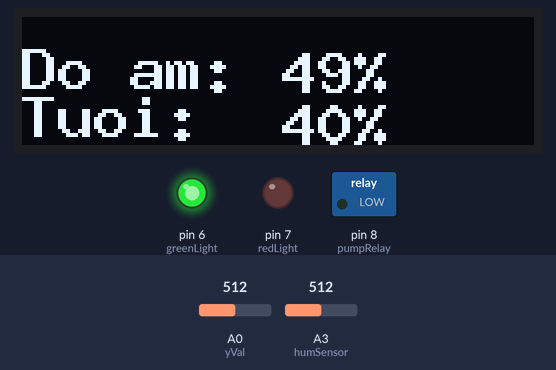
This sketch was run on a simulated Arduino Uno, built with avr-gcc and run on an emulated ATmega328P. Shown: 128×32 one-colour display, switched loads named in the sketch (green lamp = pin HIGH), output pins drawn as LEDs (lit = HIGH). The inputs (shaded band) are chosen by the test bench; at power-on: A0 (yVal) = 512, A3 (humSensor) = 512. What the sketch prints to the serial monitor is not drawn.

Above: at 1.2 s.
1.3 s: A0 (yVal) set to 312
2.8 s: A0 (yVal) set to 287
At 5.59 s:
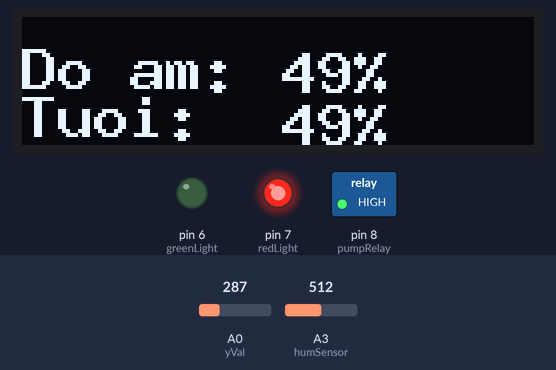
5.8 s: A3 (humSensor) set to 710
At 6.18 s:
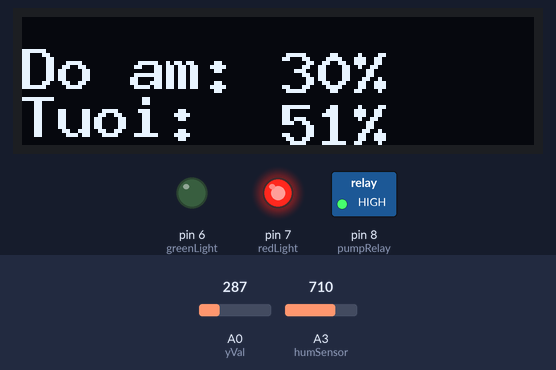
7.5 s: A3 (humSensor) set to 690
At 7.95 s:
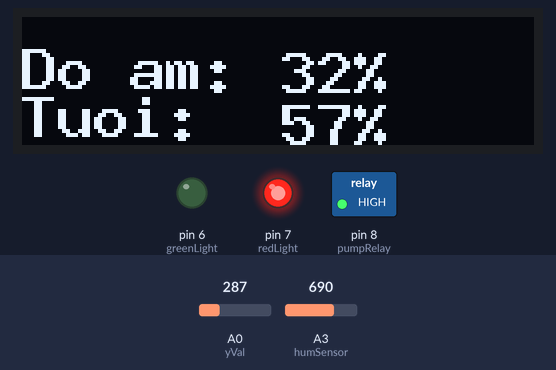
9.3 s: A3 (humSensor) set to 511
At 9.73 s:
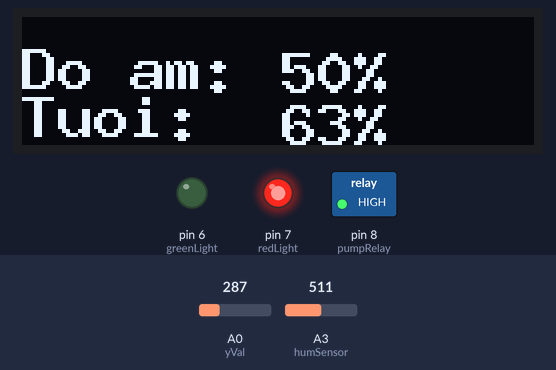
11.0 s: A0 (yVal) set to 710
At 11.81 s:
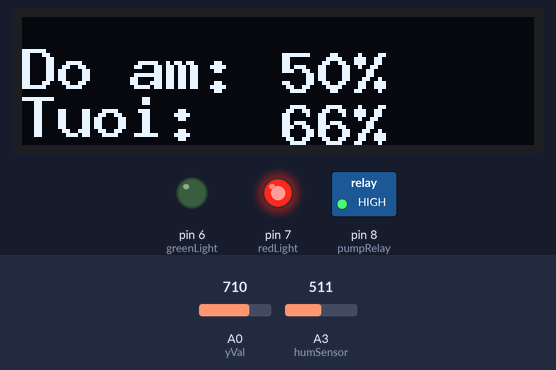
Timing chart, 0 to 14.0 s (numbered marks = the images above; inputs shaded):
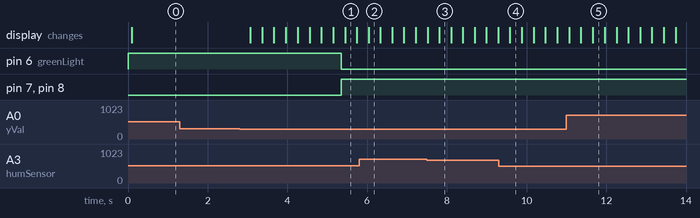

Measured:
- the behaviour switches between 301 and 300 on A0 (yVal) (found by bisection; images 0 and 1)
- after the input at 1.3 s, every drawn part: stays the same
- after the input at 2.8 s, pin 6 (greenLight): HIGH → LOW after 2.6 s; pin 7 (redLight), pin 8 (pumpRelay): LOW → HIGH after 2.6 s; the display: first changes after 0.27 s (image 1 shows a later state)

The sketch:

code.ino
```cpp
/*
CONNECTION:
X Joystick        - A0
Y Joystick        - A1\\
HUMIDITY SENSOR   - A2
RED LED           - D7
GREEN LED         - D6
PUMP RELAY        - D8
*/

// #include <LiquidCrystal_I2C.h>
// LiquidCrystal_I2C lcd(0x27, 16, 2);
#include "U8glib.h"
U8GLIB_SSD1306_128X32 u8g(U8G_I2C_OPT_NONE);

int xVal = A1;
int yVal = A0;
int wateringLevel = 40;
int humSensor = A3;
bool flag100 = false;
bool flag100level = false;
int delayTime = 200;
int redLight = 7;
int greenLight = 6;
int pumpRelay = 8;
int but = 12;

void setup() {
  // put your setup code here, to run once:
  pinMode(pumpRelay, OUTPUT);
  pinMode(humSensor, INPUT);
  pinMode(xVal, INPUT);
  pinMode(yVal, INPUT);
  pinMode(redLight, OUTPUT);
  pinMode(greenLight, OUTPUT);
  u8g.firstPage();
  Serial.begin(9600);
}

void oledPrint(int humPercent, int waterPercent){
  u8g.setFont(u8g_font_9x15B);
  // u8g.setPrintPos(0, 18);
  u8g.drawStr(0,18,"Do am: ");
  u8g.setPrintPos(65,19);
  u8g.print(humPercent);
  u8g.print('%');

  u8g.drawStr(0,30,"Tuoi: ");
  u8g.setPrintPos(65,32);
  u8g.print(waterPercent);
  u8g.print('%');
}

void loop() {
  // put your main code here, to run repeatedly:
  // int x = analogRead(xVal);

  if (wateringLevel >= 100) flag100level = true;
  int y = analogRead(yVal);

  if (y <= 300 && wateringLevel < 100){
    wateringLevel++;
    //delayTime = 200;
  }else if (y >= 700 && wateringLevel > 0){
    wateringLevel--;
    //delayTime = 200;
  }

  // if (flag100level == true && wateringLevel < 100){
  //   lcd.clear();
  //   flag100level = false;
  // }

  int humVal = analogRead(humSensor);
  int humPercent = map(humVal, 1023, 0, 0, 100);
  // if (humPercent >= 100) flag100 = true;
  // if (flag100 == true && humPercent < 100){
  //   // lcd.clear();
  //   flag100 = false;
  // }
  Serial.print("Do am: "); Serial.println(humPercent);
  Serial.print("Tuoi: "); Serial.println(wateringLevel); //Serial.println('%');
  Serial.println(y);

  if (humPercent <= wateringLevel){
    digitalWrite(redLight, HIGH);
    digitalWrite(greenLight, LOW);
    digitalWrite(pumpRelay, HIGH);
    // Serial.println("Dang tuoi");
  }
  else{
    digitalWrite(redLight, LOW);
    digitalWrite(greenLight, HIGH);
    digitalWrite(pumpRelay, LOW);
    // Serial.println("Khong tuoi");
  }
  u8g.firstPage();
  do{
    oledPrint(humPercent, wateringLevel);
  } while(u8g.nextPage());

  // lcd.setCursor(0, 0);
  // lcd.print("Do am: ");
  // lcd.setCursor(7, 0);
  // lcd.print(humPercent);
  // lcd.setCursor(10, 0);
  // lcd.print('%');
  // lcd.setCursor(0, 1);
  // lcd.print("Tuoi: ");
  // lcd.setCursor(6, 1);
  // lcd.print(wateringLevel);
  // lcd.setCursor(9,1);
  // lcd.print('%');

  // int b = digitalRead(but);

  // Serial.print("X: "); Serial.print(x); Serial.print(", ");
  // Serial.print("y: "); Serial.print(y); Serial.print(", ");
  // Serial.print("B: "); Serial.println(b);

  delay(delayTime);
}
```
